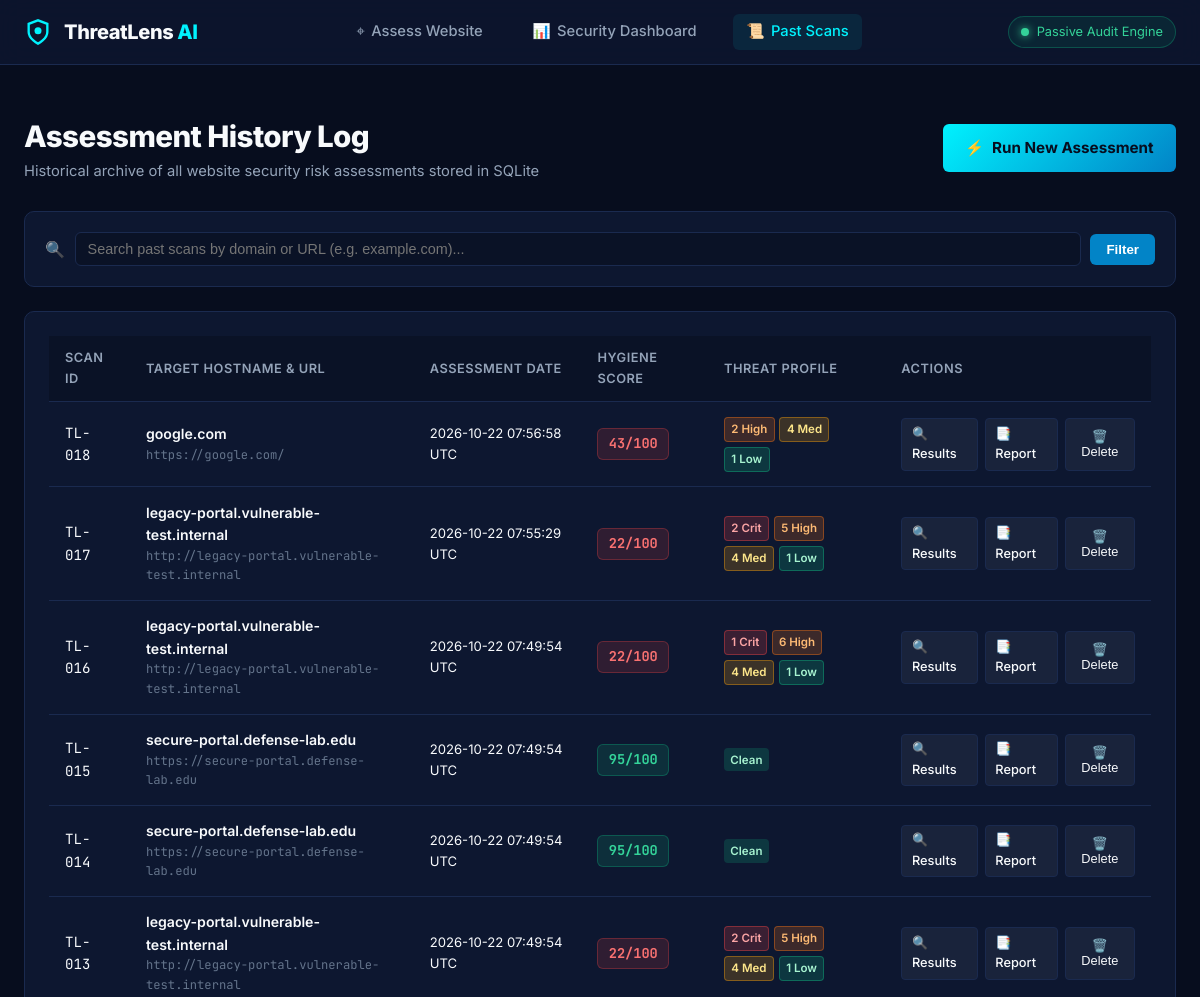
Before: /history (upper part) with the older database file.
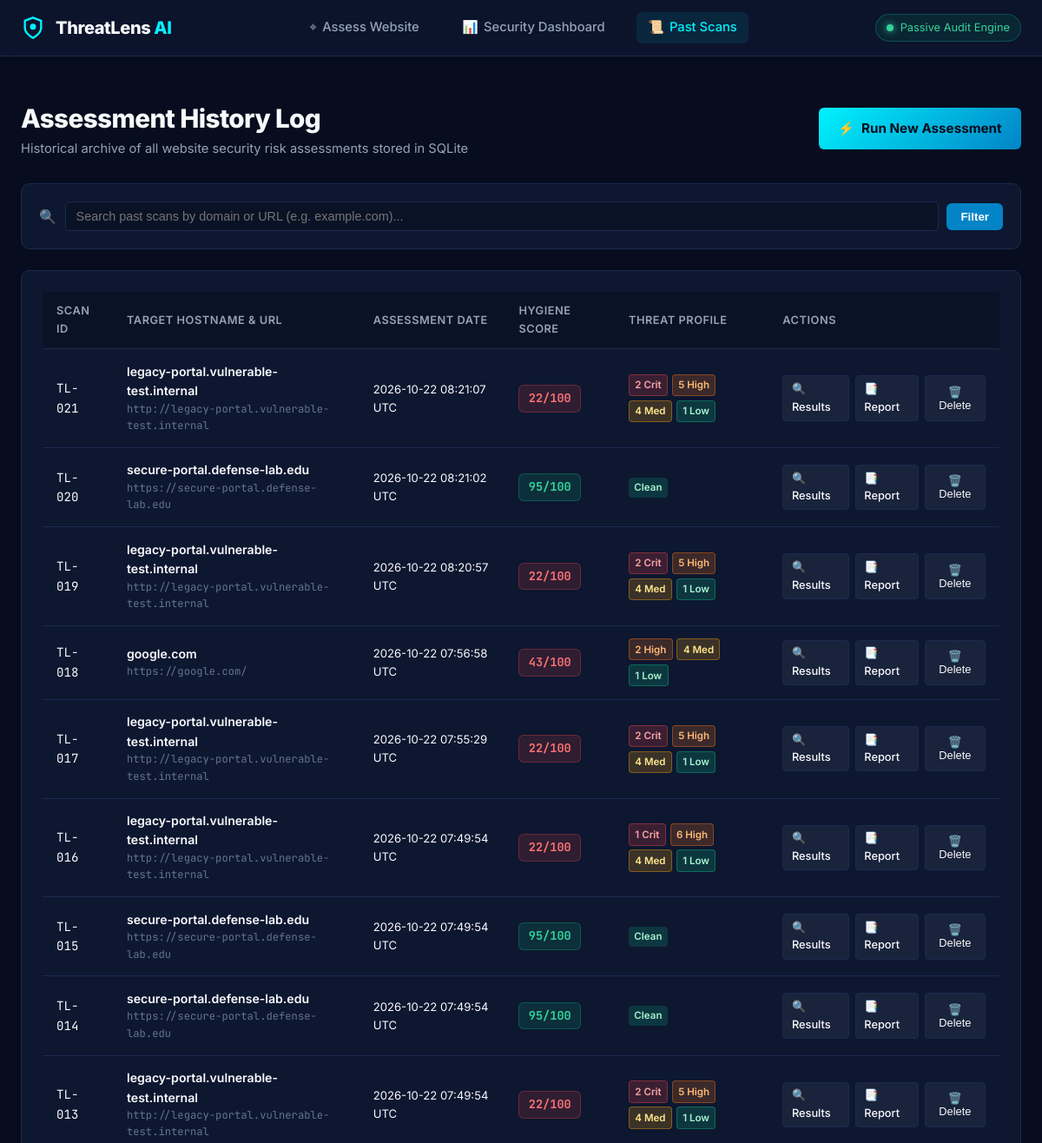
After: the same page with the newer database file.
### tables this page shows
CREATE TABLE assessments (
        id INTEGER PRIMARY KEY AUTOINCREMENT,
        target_url TEXT NOT NULL,
        hostname TEXT NOT NULL,
        scan_timestamp TEXT NOT NULL,
        overall_score INTEGER NOT NULL,
        risk_summary TEXT NOT NULL,       -- JSON: {critical, high, medium, low, total_findings}
        checks_summary TEXT NOT NULL,     -- JSON: {passed, warning, failed, total}
        https_status TEXT NOT NULL,
        tls_status TEXT NOT NULL,
        headers_status TEXT NOT NULL,
        executive_summary TEXT NOT NULL,
        raw_results TEXT NOT NULL          -- Full JSON dump of scan findings & metadata
    );

### app.py (the view)
@app.route("/history")
def history():
    search_query = request.args.get("q", "").strip()
    assessments = get_all_assessments(limit=50, search=search_query, db_path=DB_FILE)
    return render_template("history.html", assessments=assessments, search_query=search_query)

### app.py (called while the page is built)
@app.context_processor
def inject_global_data():
    return {
        "app_name": "ThreatLens AI",
        "app_subtitle": "Website Security Risk Assessment & Threat Modeling Tool",
        "current_year": datetime.now(timezone.utc).year
    }

### database.py (called while the page is built)
def get_db_connection(db_path: str = DB_FILE) -> sqlite3.Connection:
    conn = sqlite3.connect(db_path)
    conn.row_factory = sqlite3.Row
    conn.execute("PRAGMA foreign_keys = ON")
    return conn

### templates/history.html (shortened to what this page needs)
{% extends "base.html" %}
{% block content %}
<div class="history-container">
    <div class="page-header">
        <div>
            <h1 class="page-title">Assessment History Log</h1>
            <p class="page-subtitle">Historical archive of all website security risk assessments stored in SQLite</p>
        </div>
        <div class="header-actions">
            <a href="{{ url_for('index') }}" class="btn-primary">
                <span>⚡</span> Run New Assessment
            </a>
        </div>
    </div>
    <div class="filter-card">
        <form action="{{ url_for('history') }}" method="GET" class="search-form">
            <div class="search-wrapper">
                <span class="search-icon">🔍</span>
                <input
                    type="text"
                    name="q"
                    value="{{ search_query }}"
                    placeholder="Search past scans by domain or URL (e.g. example.com)..."
                    class="search-input"
                >
                <button type="submit" class="btn-search">Filter</button>
            </div>
        </form>
    </div>
    <div class="table-card">
        {% if assessments %}
            <div class="table-responsive">
                <table class="cyber-table">
                    <thead>
                        <tr>
                            <th>Scan ID</th>
                            <th>Target Hostname & URL</th>
                            <th>Assessment Date</th>
                            <th>Hygiene Score</th>
                            <th>Threat Profile</th>
                            <th>Actions</th>
                        </tr>
                    </thead>
                    <tbody>
                        {% for item in assessments %}
                            <tr>
                                <td class="mono-text">TL-{{ "%03d"|format(item.id) }}</td>
                                <td>
                                    <div class="target-host-cell">
                                        <span class="host-name">{{ item.hostname }}</span>
                                        <span class="host-url mono-text">{{ item.target_url }}</span>
                                    </div>
                                </td>
                                <td class="date-cell">{{ item.scan_timestamp[:19].replace('T', ' ') }} UTC</td>
                                <td>
                                    <span class="score-badge {% if item.overall_score >= 80 %}score-high{% elif item.overall_score >= 50 %}score-mid{% else %}score-low{% endif %}">
                                        {{ item.overall_score }}/100
                                    </span>
                                </td>
                                <td>
                                    <div class="mini-risk-badges">
                                        {% if item.risk_summary.critical %}
                                            <span class="badge-mini badge-critical">{{ item.risk_summary.critical }} Crit</span>
                                        {% endif %}
                                        {% if item.risk_summary.high %}
                                            <span class="badge-mini badge-high">{{ item.risk_summary.high }} High</span>
                                        {% endif %}
                                        {% if item.risk_summary.medium %}
                                            <span class="badge-mini badge-medium">{{ item.risk_summary.medium }} Med</span>
                                        {% endif %}
                                        {% if item.risk_summary.low %}
                                            <span class="badge-mini badge-low">{{ item.risk_summary.low }} Low</span>
                                        {% endif %}
                                        {% if not item.risk_summary.critical and not item.risk_summary.high and not item.risk_summary.medium and not item.risk_summary.low %}
                                            <span class="badge-mini badge-pass">Clean</span>
                                        {% endif %}
                                    </div>
                                </td>
                                <td>
                                    <div class="action-btn-group">
                                        <a href="{{ url_for('results', assessment_id=item.id) }}" class="btn-action" title="View Full Results">
                                            🔍 Results
                                        </a>
                                        <a href="{{ url_for('report', assessment_id=item.id) }}" class="btn-action" title="View Printable Report">
                                            📑 Report
                                        </a>
                                        <button
                                            type="button"
                                            class="btn-action btn-danger"
                                            onclick="confirmDelete({{ item.id }}, '{{ item.hostname }}')"
                                            title="Delete Assessment"
                                        >
                                            🗑️ Delete
                                        </button>
                                    </div>
                                </td>
                            </tr>
                        {% endfor %}
                    </tbody>
                </table>
            </div>
        {% endif %}
    </div>
</div>
{% endblock %}

### templates/base.html (shortened to what this page needs)
<!DOCTYPE html>
<html lang="en">
<head>
    <link rel="stylesheet" href="{{ url_for('static', filename='style.css') }}">
</head>
<body class="cyber-theme">
    <header class="navbar">
        <div class="nav-container">
            <a href="{{ url_for('index') }}" class="nav-brand">
                <span class="brand-shield">
                    <svg viewBox="0 0 24 24" width="28" height="28" fill="none" stroke="currentColor" stroke-width="2">
                        <path d="M12 22s8-4 8-10V5l-8-3-8 3v7c0 6 8 10 8 10z"/>
                        <circle cx="12" cy="11" r="3" fill="#00f2fe" stroke="none"/>
                    </svg>
                </span>
                <span class="brand-text">ThreatLens <span class="cyan-accent">AI</span></span>
            </a>
            <nav class="nav-links">
                <a href="{{ url_for('index') }}" class="nav-link {% if request.endpoint == 'index' %}active{% endif %}">
                    <span class="nav-icon">⌖</span> Assess Website
                </a>
                <a href="{{ url_for('dashboard') }}" class="nav-link {% if request.endpoint == 'dashboard' %}active{% endif %}">
                    <span class="nav-icon">📊</span> Security Dashboard
                </a>
                <a href="{{ url_for('history') }}" class="nav-link {% if request.endpoint == 'history' %}active{% endif %}">
                    <span class="nav-icon">📜</span> Past Scans
                </a>
            </nav>
            <div class="nav-badge">
                <span class="pulse-dot"></span>
                <span class="badge-label">Passive Audit Engine</span>
            </div>
        </div>
    </header>
    <main class="main-content">
        {% block content %}{% endblock %}
    </main>
</body>
</html>

Changed rows visible on the page:
added assessments: id "021", hostname "legacy-portal.vulnerable-test.internal", target_url "http://legacy-portal.vulnerable-test.internal", scan_timestamp "2026-10-22 08:21:07", overall_score "22", risk_summary.critical "2", risk_summary.high "5", risk_summary.medium "4", risk_summary.low "1"
added assessments: id "020", hostname "secure-portal.defense-lab.edu", target_url "https://secure-portal.defense-lab.edu", scan_timestamp "2026-10-22 08:21:02", overall_score "95", shows "Clean"
added assessments: id "019", hostname "legacy-portal.vulnerable-test.internal", target_url "http://legacy-portal.vulnerable-test.internal", scan_timestamp "2026-10-22 08:20:57", overall_score "22", risk_summary.critical "2", risk_summary.high "5", risk_summary.medium "4", risk_summary.low "1"
